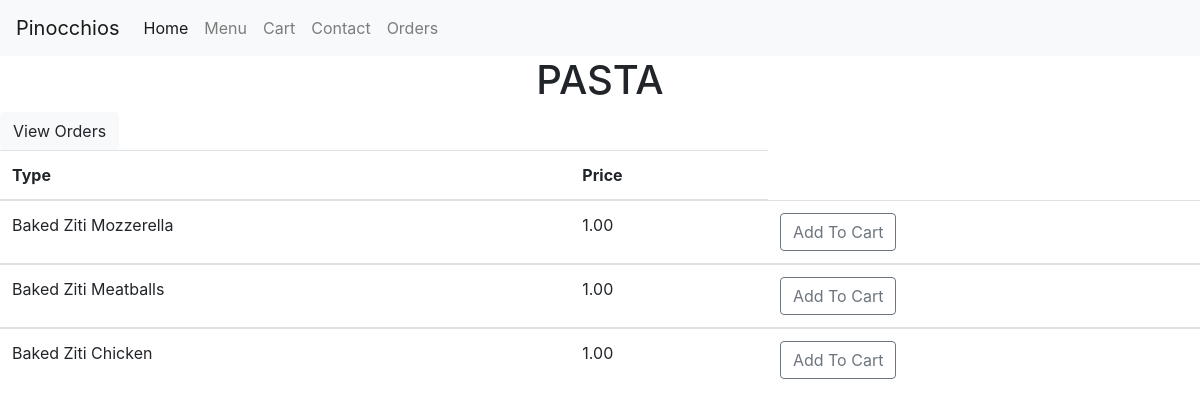
/menupasta, run on the app's committed database.
### orders/models.py (models this page shows)
class Pasta(models.Model):
    PastaDish=models.CharField( max_length = 64)
    Price=models.DecimalField(
        max_digits=5,
        decimal_places=2,
        default=1
        )
    def __str__(self):
        return f"{self.PastaDish} {self.Price}"

### orders/views.py (the view)
# urls.py: path("menupasta", views.menupasta, name="menupasta"),
def menupasta(request):
     context = {
       "Pasta" : Pasta.objects.all()
     }
     return render(request, "pasta.html",context)

### templates/pasta.html (shortened to what this page needs)
{% extends 'base.html' %}
{% block content %}
<h1 style="text-align:center;">PASTA</h1>
<table class="table">
    <thead>
  <a class="btn btn-light" href="{% url 'view' %}">View Orders</a>
    <tr>
        <th scope="col">Type</th>
        <th scope="col">Price</th>
    </thead>
    {% for item in Pasta %}
     <tbody>
    <tr scope="row">
        <td>{{ item.PastaDish }}</td>
        <td>{{ item.Price }}</td>
<td> <a class=" btn btn-outline-secondary" href="{% url 'add' item item.Price %}">Add To Cart</a> </td>
    </tr>
     </tbody>
    {% endfor %}
</table>
{% endblock %}

### templates/base.html (style rules this page uses)
a { color:black; }

### data on the page
Pasta: PastaDish "Baked Ziti Mozzerella", Price "1.00"
Pasta: PastaDish "Baked Ziti Meatballs", Price "1.00"
Pasta: PastaDish "Baked Ziti Chicken", Price "1.00"
